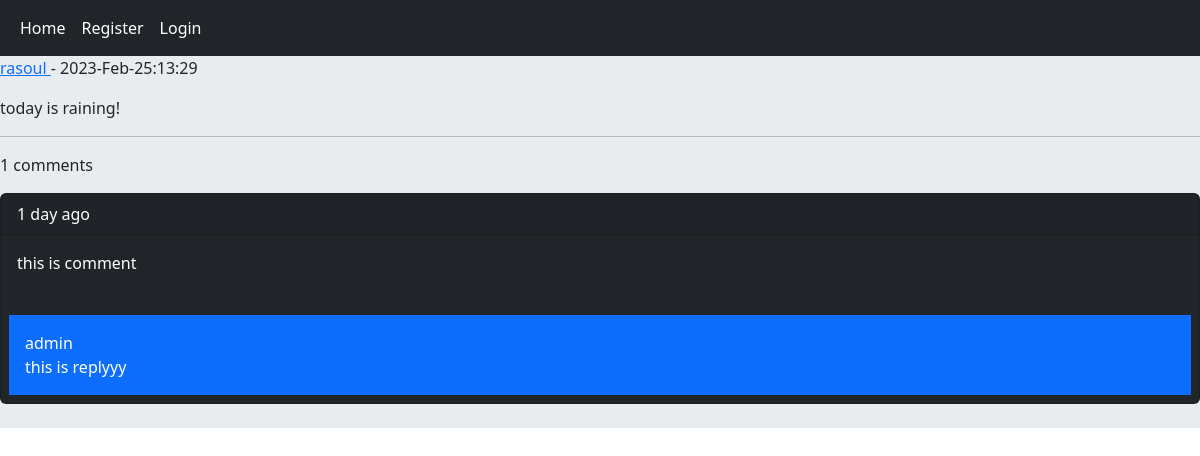
The page /post/13/today-is-r/ on the database its author committed.
### home/models.py (models this page shows, shortened)
class Post(models.Model):
    user    = models.ForeignKey(User, on_delete=models.CASCADE)
    body    = models.TextField()
    slug    = models.SlugField()
    created = models.DateTimeField(auto_now_add=True)
    updated = models.DateTimeField(auto_now=True)
    class Meta:
        ordering = ('-created','-body')

class Comment(models.Model):
    user  = models.ForeignKey(User, on_delete=models.CASCADE, related_name='user_comment')
    post  = models.ForeignKey(Post, on_delete=models.CASCADE, related_name='post_comment')
    reply = models.ForeignKey('self', on_delete=models.CASCADE, related_name='reply_comment',
                blank=True, null=True)
    is_reply= models.BooleanField(default=False)
    body    = models.TextField(max_length=400)
    created = models.DateTimeField(auto_now_add=True)

### home/views.py (the view, shortened to what this page needs)
# urls.py: path('post/<int:post_id>/<slug:post_slug>/' , views.PostDetailView.as_view(), name='post_details'),
class PostDetailView(View):
    class_form = CommentCreateForm
    class_reply_form = CommentReplyForm
    def setup(self, request, *args, **kwargs):
        self.post_inst = Post.objects.get(pk=kwargs['post_id'], slug=kwargs['post_slug'])
        return super().setup(request, *args, **kwargs)
    def get(self, request, *args, **kwargs):
        post = self.post_inst
        comments = post.post_comment.filter(is_reply=False)
        user_liked=False
        if request.user.is_authenticated and post.user_like(request.user):
            user_liked=True
        return render(request, 'home/details.html',
                      {'post':post, 'comments':comments, 'comment_form':self.class_form, 'reply_form':self.class_reply_form, 'user_liked':user_liked})

### home/templates/home/details.html (shortened to what this page needs)
{% extends 'base.html' %}
{% block content %}
    <p> <a href="{% url 'accounts:user_profile' post.user.id %}"> {{post.user.username}} </a> - {{post.updated |  date:"Y-M-d:H:i" }}</p>
    <p>{{post.body}}</p>
    <hr/>
    <p>{{comments.count}} comments</p>
    {% for comment in comments %}
        <div class="card bg-dark text-white">
            <p class="card-header"> {{commetn.user}}    {{comment.created |  timesince}} ago</p>
            <p class="card-body">{{comment.body}}</p>
            {% with  replies=comment.reply_comment.all  %}
            {% for reply in replies %}
                <p class="bg-primary p-3 m-2"> {{reply.user}} </br> {{reply.body}}</p>
            {% endfor %}
            {% endwith %}
        </div></br>
    {% empty %}
        <p> No comment yet!</p>
    {% endfor %}
{% endblock %}

### rows shown on the page
Post: user.username "rasoul", updated "2023-Feb-25:13:29", body "today is raining!"
Comment: created "1 day", body "this is comment"
Comment: user "admin", body "this is replyyy"

### other values the page prints
{{ comments.count }} "1"
